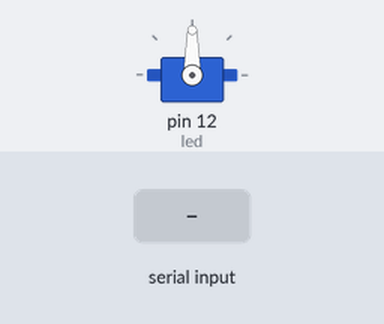
This sketch was run on a simulated Arduino Uno, built with avr-gcc and run on an emulated ATmega328P. On the bench: servo. Inputs (shaded band) come from the test bench.

Above: at 1.2 s.
1.3 s: "TO" received over Serial
At 2.0 s:
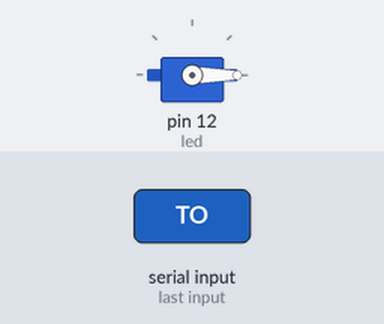
Timing chart, 0 to 4.3 s (numbered marks = the images above; inputs shaded):
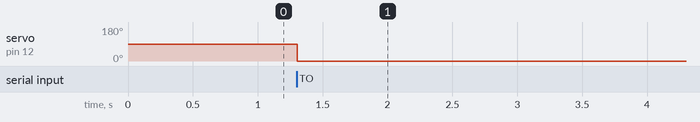

The sketch:

ArduinoCode.ino
```cpp
#include<SoftwareSerial.h>
#include<Servo.h>

int enablePin = 5;

Servo servo;

char command;
String string;
#define led 12

  void setup()
  {
    digitalWrite(enablePin, HIGH);
    Serial.begin(9600);
    pinMode(led, OUTPUT);
    servo.attach(led);
    servo.write(90);
  }

  void loop()
  {
    digitalWrite(13, LOW);

    if (Serial.available() > 0)
    {string = "";}

    while(Serial.available() > 0)
    {
      command = ((byte)Serial.read());

      if(command == ':')
      {
        break;
      }

      else
      {
        string += command;
      }

      delay(1);
    }

    if(string == "TO")
    {
        servo.write(0);
    }

    if(string == "TR")
    {
        servo.write(120);
    }
 }
```

Measured:
- after the input at 1.3 s, servo on pin 12 (led): 90° → 0° at once
